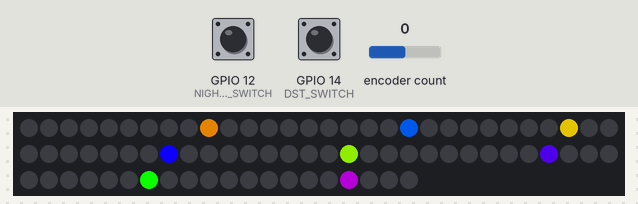
The program below on a simulated ESP8266 (NodeMCU). Shown: 80 RGB LEDs in strip order, left to right, continuing on the next row. Inputs (shaded band) come from the test bench; at power-on: encoder count 0, GPIO 14 (DST_SWITCH) HIGH, GPIO 12 (NIGHT_MODE_SWITCH) HIGH. WiFi joins after 1.5 s; servers stay silent unless stated; network time is answered at once with the bench clock; the local clock reads 2024-03-15 10:24:30 at power-on unless the program sets it; what the program prints to the serial monitor is not drawn.

Above: at 5.7 s.
5.8 s: encoder count set to 4
8.4 s: GPIO 14 (DST_SWITCH) pulled LOW for 0.15 s
9.1 s: encoder count set to 8
At 9.49 s:
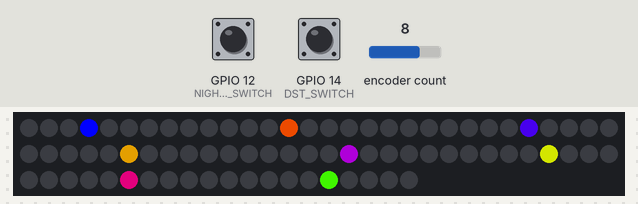
12.0 s: encoder count set to 12
At 13.72 s:
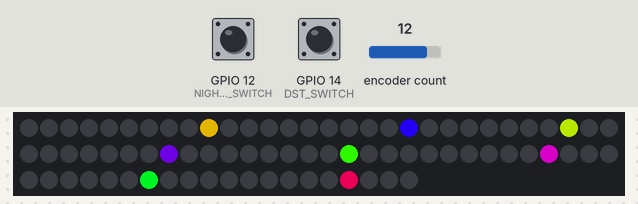
14.4 s: encoder count set to 16
At 14.63 s:
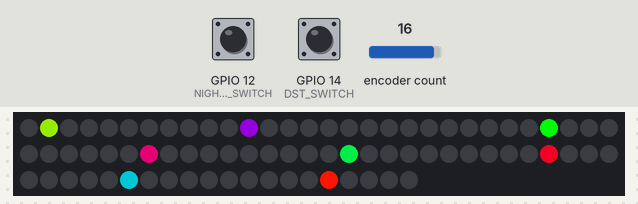
17.4 s: encoder count set to 20
At 19.16 s:
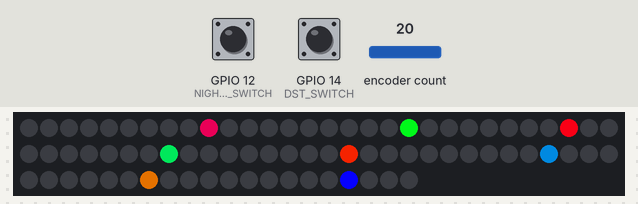
Timing chart, 0 to 20.7 s (numbered marks = the images above; inputs shaded):
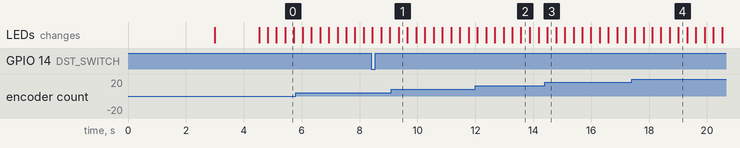

The program:

main.cpp
```cpp
#include <Arduino.h>
// #define ENCODER_DO_NOT_USE_INTERRUPTS
// #define ENCODER_OPTIMIZE_INTERRUPTS
#include <Encoder.h>
#include <WiFiManager.h>          //https://github.com/tzapu/WiFiManager WiFi Configuration Magic
#include <NTPClient.h>
#include <WiFiUdp.h>
#include "display.h"
#include "clock.h"

// Information about the LED strip itself
#define LED_PIN     5
#define CHIPSET     WS2812B
#define COLOR_ORDER GRB
CRGB leds[NUM_LEDS];

#define DST_SWITCH 				14	// D5
#define NIGHT_MODE_SWITCH 		12	// D6
#define ROTARY_ENCODER_BUTTON 	2 	// D4
#define ROTARY_ENCODER_A      	4 	// D2
#define ROTARY_ENCODER_B      	0 	// D3

Encoder myEnc(ROTARY_ENCODER_A, ROTARY_ENCODER_B);
bool buttonState = false;

#define BRIGHTNESS  255
#define AP_CONFIG_PORTAL_TIMEOUT 180 // Seconds
#define WIFI_CONNECT_ATTEMPT_TIMEOUT 15 // Seconds

displayBuffer buffer0;
displayBuffer buffer1;

void buttonUpdate();
void configModeCallback(WiFiManager *myWiFiManager);
int readDSTSwitch();
int nightModeSwitch(int time);
int encoderTurnedInterval(long encoderPos, unsigned long interval);

// NTP Servers:
static const char ntpServerName[] = "us.pool.ntp.org";

WiFiUDP ntpUDP;
NTPClient timeClient(ntpUDP, ntpServerName, -18000, 6000000);	// -5 hours, 1 hour update interval

// MODES
#define DAY_MODE   0
#define NIGHT_MODE 1
#define DAY_TIME 800
#define NIGHT_TIME 230
int mode = 0;

void setup() {

	Serial.begin(9600);
    Serial.println("Serial started successfully.");

    delay(3000); // power-up safety delay
    FastLED.addLeds<CHIPSET, LED_PIN, COLOR_ORDER>(leds, NUM_LEDS).setCorrection( TypicalSMD5050 );
	FastLED.setMaxPowerInVoltsAndMilliamps(5,1000);
    FastLED.setBrightness( BRIGHTNESS );

    initDisplayBuffer(&buffer0);
    initDisplayBuffer(&buffer1);

    initBufferState(&buffer0, &buffer1);

	pinMode(DST_SWITCH, INPUT_PULLUP);
	pinMode(NIGHT_MODE_SWITCH, INPUT_PULLUP);
	pinMode(ROTARY_ENCODER_BUTTON, INPUT_PULLUP); //	D4, rotary encoder knob press
  	// attachInterrupt(ROTARY_ENCODER_BUTTON, buttonUpdate, RISING);


	// for(int i = 0; i < 90; i++){
	// 	static int num = 0;

	// 	writeNumber(getActiveBuffer(), num * 1111);
	// 	setBicolorRainbow(getActiveBuffer(), i % 255, 100, 32, 255);
	// 	drawDisplay(getActiveBuffer(), leds);

	// 	if((i % 10) == 0){
	// 		num++;
	// 	}

	// 	delay(10);
	// }

	bootSequenceEffect(getActiveBuffer(), leds, 0);

	WiFi.mode(WIFI_STA);
	WiFi.begin();
	unsigned long retryTime = millis();
	while(WiFi.status() != WL_CONNECTED){
		if(millis() > (retryTime + (WIFI_CONNECT_ATTEMPT_TIMEOUT * 1000))){
			break;
		}
		yield();
		delay(10);
	}

	WiFiManager wifiManager;
	wifiManager.setConfigPortalTimeout(AP_CONFIG_PORTAL_TIMEOUT);
	wifiManager.setAPCallback(configModeCallback);

	if(WiFi.status() != WL_CONNECTED){
		bool status = wifiManager.autoConnect("SC-Clock");
		if (!status) {	// Not connected
			ESP.restart();
		}
	}


	// Connection success!
	// writeNumber(getActiveBuffer(), 2222);
	// setBicolorRainbow(getActiveBuffer(), 96, 0, 80, 255);
	// drawDisplay(getActiveBuffer(), leds);
	// delay(1000);
	bootSequenceEffect(getActiveBuffer(), leds, 1);

	timeClient.begin();
	timeClient.update();


}

void loop() {

	static int count = 0;
	static int offset = 0;

	long encoderRaw = myEnc.read() >> 2;
	unsigned long encoderPosition = abs(encoderRaw);
	yield();


	EVERY_N_MILLISECONDS(5) {
		mode = nightModeSwitch(formatTime24(timeClient.getHours(), timeClient.getMinutes(), readDSTSwitch()));
		int time = formatTime(timeClient.getHours(), timeClient.getMinutes(), readDSTSwitch());
		writeNumber(getActiveBuffer(), time);

		if(mode == DAY_MODE){
			if(encoderTurnedInterval(encoderPosition, 1500)){
				writeNumber(getActiveBuffer(), (encoderPosition + 100) % 255);
			}
			setBicolorRainbow(getActiveBuffer(), offset % 255, 80, (encoderPosition + 100) % 255, 255);
			drawDisplay(getActiveBuffer(), leds);
		}
		else if (mode == NIGHT_MODE){
			setBicolorRainbow(getActiveBuffer(), -30, 60, 30, 60);
			if(encoderTurnedInterval(encoderPosition, 1500)){
				lightPane(getActiveBuffer(), 3, 8, 30, 185, 255, 255);
			}
			drawDisplay(getActiveBuffer(), leds);
		}

		if((count % 5) == 0){
			//Serial.print("Hour: "); Serial.print(timeClient.getHours()); Serial.print(" | Formatted: "); Serial.println(((timeClient.getHours() % 12) * 100) + timeClient.getMinutes());
			offset++;
		}

		count++;
	}
}

void buttonUpdate(){
	buttonState = true;
	return;
}

void configModeCallback(WiFiManager *myWiFiManager) {
	Serial.println("No wifi network found, entering config mode.");
	// Do light stuff
}

int readDSTSwitch(){
	int state = digitalRead(DST_SWITCH);
	return state;
}

int nightModeSwitch(int time){
	int state = digitalRead(NIGHT_MODE_SWITCH);
	return state && (time > NIGHT_TIME) && (time < DAY_TIME);
}


// Return true if the encoder was turned in the last interval (milliseconds).
int encoderTurnedInterval(long encoderPos, unsigned long interval){
	static long lastEncoderPos = encoderPos;
	static int state = false;
	static unsigned long lastUpdate = 0;

	if(encoderPos != lastEncoderPos){
		state = true;
		lastEncoderPos = encoderPos;
		lastUpdate = millis();
	}
	if(millis() > (lastUpdate + interval)){
		state = false;
	}

	return state;
}
```

clock.cpp
```cpp
#include "clock.h"
#include <cstddef>
#include <NTPClient.h>

int formatTime(int hour, int minute, unsigned int offset_hours){
	hour = hour + (offset_hours % 12);
	hour = (hour > 12) ? (hour - 12) : hour;
	hour = (hour == 0) ? (hour = 12) : hour;
	int time =  (hour * 100) + minute;

	return time;
}

int formatTime24(int hour, int minute, unsigned int offset_hours){
	hour = (hour + offset_hours) % 24;
	int time =  (hour * 100) + minute;

	return time;
}
```

clock.h
```cpp
#pragma once
#include <Arduino.h>
#include <stdint.h>
#include <stdbool.h>
#include <TimeLib.h>
#include <WiFiUdp.h>
#include <WiFiManager.h>          //https://github.com/tzapu/WiFiManager WiFi Configuration Magic

int formatTime(int hour, int minute, unsigned int offset_hours);
int formatTime24(int hour, int minute, unsigned int offset_hours);
```

display.cpp
```cpp
#include "display.h"
#include <cstddef>


bufferState activeBuffer;


void initDisplayBuffer(displayBuffer* buffer){

	for (int i = 0; i < LEDS_PER_DIGIT*DIGITS; i++){

		buffer->layer0[i].hue = 0;
		buffer->layer0[i].sat = 0;
		buffer->layer0[i].val = 0;
		buffer->layer0[i].transparent = true;

	}

	// This function sets up an empty display buffer
}


void initBufferState(displayBuffer* buffer0, displayBuffer* buffer1){
	activeBuffer.buffers[0] = buffer0;
	activeBuffer.buffers[1] = buffer1;
	activeBuffer.bufferNumber = 0;
}

void flipBuffers(){
	activeBuffer.bufferNumber = !activeBuffer.bufferNumber;
}

displayBuffer* getActiveBuffer(){
	return activeBuffer.buffers[activeBuffer.bufferNumber];
}

displayBuffer* getInactiveBuffer(){
	return activeBuffer.buffers[!activeBuffer.bufferNumber];
}


void drawDisplay(displayBuffer* buffer, CRGB leds[]){

	uint8_t h;
    uint8_t s;
    uint8_t v;
	static unsigned long lastUpdate = 0;

	if(millis() > (lastUpdate + MAX_UPDATE_INTERVAL)){
		for (int i = 0; i < LEDS_PER_DIGIT*DIGITS; i++){

			h = buffer->layer0[i].hue;
			s = buffer->layer0[i].sat;

			if(!buffer->layer0[i].transparent){
				v = buffer->layer0[i].val;
				leds[i].setHSV(h, s, v);
			}
			else{
				leds[i] = CRGB::Black;
			}
		}
		FastLED.show();
		FastLED.delay(5);
		delayMicroseconds(100);
		flipBuffers();
		lastUpdate = millis();
	}

}

void writeNumber(displayBuffer* buffer, uint32_t number){

	for(int i = 0; i < NUM_LEDS; i++){
		buffer->layer0[i].transparent = true;
	}

	for(int digit = 0; digit < (DIGITS); digit++){

		int out = number % 10;
		number = number / 10;

		buffer->layer0[DIGIT_ADDRESSES[out] + (digit * 20)].transparent = false; 			// Right LED
		buffer->layer0[DIGIT_ADDRESSES[out] + 10 + (digit * 20)].transparent = false;		// Left LED

	}
}

/// @brief Light an individual pane of a certain digit.
/// @param buffer
/// @param digit Digit index, 0-3. 0 is the least significant digit.
/// @param pane Pane index, 0-9.
/// @param separation Hue separation between left and right LEDs.
/// @param hue
/// @param sat
/// @param val
void lightPane(displayBuffer* buffer, int digit, int pane, uint8_t separation, uint8_t hue, uint8_t sat, uint8_t val){

	// Keep in range
	digit = digit % 4;
	pane = pane % 10;

	// Right LED
	buffer->layer0[DIGIT_ADDRESSES[pane] + (digit * 20)].transparent = false;
	buffer->layer0[DIGIT_ADDRESSES[pane] + (digit * 20)].hue = hue;
	buffer->layer0[DIGIT_ADDRESSES[pane] + (digit * 20)].sat = sat;
	buffer->layer0[DIGIT_ADDRESSES[pane] + (digit * 20)].val = val;

	// Left LED
	buffer->layer0[DIGIT_ADDRESSES[pane] + 10 + (digit * 20)].transparent = false;
	buffer->layer0[DIGIT_ADDRESSES[pane] + 10 + (digit * 20)].hue = hue + separation;
	buffer->layer0[DIGIT_ADDRESSES[pane] + 10 + (digit * 20)].sat = sat;
	buffer->layer0[DIGIT_ADDRESSES[pane] + 10 + (digit * 20)].val = val;
}

/// @brief Set all active LEDs to the static color provided (hue, saturation, brightness)
/// @param buffer
/// @param hue
/// @param sat
/// @param val
void setColorStatic(displayBuffer* buffer, uint8_t hue, uint8_t sat, uint8_t val){
	for(int i = 0; i < NUM_LEDS; i++){

		buffer->layer0[i].hue = hue;
		buffer->layer0[i].sat = sat;
		buffer->layer0[i].val = val;

	}
}


/// @brief A rainbow effect from left to right
/// @param buffer
/// @param offset An offset to allow the rainbow to scroll and neatly wrap.
/// @param width The width of the rainbow from the leftmost to rightmost LED.
/// @param brightness
void setColorRainbow(displayBuffer* buffer, uint8_t offset, unsigned int width, uint8_t brightness){
	int delta = width / NUM_LEDS;

	for(int i = 0; i < NUM_LEDS; i++){

		buffer->layer0[i].hue = (offset + (delta * i)) % 255;
		buffer->layer0[i].sat = 255;
		buffer->layer0[i].val = brightness;

	}
}

/// @brief A rainbow effect from left to right, where the two LEDs in each digit have a pronounced color shift.
/// @param buffer
/// @param offset An offset to allow the rainbow to scroll and neatly wrap.
/// @param width The width of the rainbow from the leftmost to rightmost LED.
/// @param separation The difference (in hue) between the two LEDs in an individual digit.
/// @param brightness
void setBicolorRainbow(displayBuffer* buffer, uint8_t offset, unsigned int width, uint8_t separation, uint8_t brightness){
	int delta = width / NUM_LEDS;

	for(int digit = 0; digit < (DIGITS); digit++){

		for(int led = 0; led < LEDS_PER_DIGIT; led++){
			int led_pos = led + digit * 20;

			if(led > 9){
				buffer->layer0[led_pos].hue = (int)(offset + separation + (delta * (led_pos))) % 255;
			}
			else{
				buffer->layer0[led_pos].hue = (int)(offset + (delta * (led_pos))) % 255;
			}
			buffer->layer0[led_pos].sat = 255;
			buffer->layer0[led_pos].val = brightness;

		}
	}
}


// EFFECTS:

void bootSequenceEffect(displayBuffer* buffer, CRGB leds[], int stage){
	// static int startingPanes[10];
	// randomSeed(millis());
	// for(int i = 0; i <= 9; i++){
	// 	startingPanes[i] = random(4);
	// }
	int digit = 0;
	int pane = 0;
	int hue;

	if(stage){
		hue = 96;
	}
	else{
		hue = 160;
	}

	for(int i = 0; i <= 200; i++){

		// Right LED
		buffer->layer0[DIGIT_ADDRESSES[pane] + (digit * 20)].transparent = false;
		buffer->layer0[DIGIT_ADDRESSES[pane] + (digit * 20)].hue = hue;
		buffer->layer0[DIGIT_ADDRESSES[pane] + (digit * 20)].sat = 255;
		buffer->layer0[DIGIT_ADDRESSES[pane] + (digit * 20)].val = 255;

		// Left LED
		buffer->layer0[DIGIT_ADDRESSES[pane] + 10 + (digit * 20)].transparent = false;
		buffer->layer0[DIGIT_ADDRESSES[pane] + 10 + (digit * 20)].hue = hue + 10;
		buffer->layer0[DIGIT_ADDRESSES[pane] + 10 + (digit * 20)].sat = 255;
		buffer->layer0[DIGIT_ADDRESSES[pane] + 10 + (digit * 20)].val = 255;

		drawDisplay(getActiveBuffer(), leds);
		if((i % 9) == 0){
			digit = (digit + 1) % 4;
		}
		else{
			pane = (pane + 1) % 10;
		}
	}
}
```

display.h
```cpp
#pragma once
#include <stdint.h>
#include <stdbool.h>

// Attempt to limit flickering
// If these two lines are inadequate investigate this thread:
// https://www.reddit.com/r/FastLED/comments/viem4p/my_quest_for_flicker_some_oddities/
#define FASTLED_ALLOW_INTERRUPTS 0
#define FASTLED_INTERRUPT_RETRY_COUNT 0


#include <FastLED.h>
#include <math.h>

#define PANES_PER_DIGIT 10
#define LEDS_PER_PANE 2
#define LEDS_PER_DIGIT 20
#define DIGITS 4
#define NUM_LEDS 80
#define MAX_UPDATE_INTERVAL 8 // 8 millisecond update interval

const uint8_t DIGIT_ADDRESSES[10] = {5, 6, 7, 8, 9, 0, 1, 2, 3, 4};


typedef struct pixel {

	bool transparent;
	uint8_t hue;
	uint8_t sat;
	uint8_t val;

} pixel;


typedef struct displayBuffer
{

    pixel layer0[NUM_LEDS];

} displayBuffer;


typedef struct bufferState
{

    uint8_t bufferNumber;
    displayBuffer* buffers[2];

} bufferState;


void initDisplayBuffer(displayBuffer* buffer);
void initBufferState(displayBuffer* buffer0, displayBuffer* buffer1);
void flipBuffers();
displayBuffer* getActiveBuffer();
displayBuffer* getInactiveBuffer();
void drawDisplay(displayBuffer* buffer, CRGB leds[]);
void writeNumber(displayBuffer* buffer, uint32_t number);
void lightPane(displayBuffer* buffer, int digit, int pane, uint8_t separation, uint8_t hue, uint8_t sat, uint8_t val);
void setColorStatic(displayBuffer* buffer, uint8_t hue, uint8_t sat, uint8_t val);
void setColorRainbow(displayBuffer* buffer, uint8_t offset, unsigned int width, uint8_t brightness);
void setBicolorRainbow(displayBuffer* buffer, uint8_t offset, unsigned int width, uint8_t separation, uint8_t brightness);

void bootSequenceEffect(displayBuffer* buffer, CRGB leds[], int stage);
```

Measured:
- after the input at 12.0 s, the LEDs: first change after 0.07 s (image 2 shows a later state)
- after the input at 14.4 s, the LEDs: change after 0.09 s (image 3)
